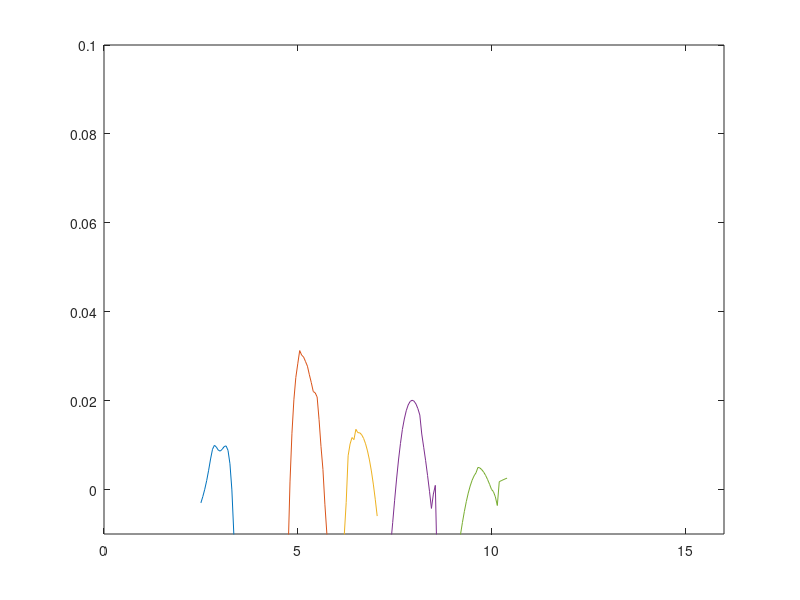

This chart was generated by the following MATLAB code: (Note: this script raises an error after producing the figure.)
clear
clc


gama2=[-0.0030046225763597813, -0.0015849218286781523, 0.00006475445656820017, 0.0020210955059044304, 0.004338130877869616, 0.006875195144951291, 0.009055741404284907, 0.009963322453357064, 0.009547087612792248, 0.008844376607177025, 0.008654360643599496, 0.009058779186916643, 0.009656550880185164, 0.009828950511718086, 0.008818341313751246, 0.005802352371605031, -0.00008141192805701978, -0.009992052159498466, -0.026217385592816295];
x2=2.5:0.05:3.4;

gama35=[-0.041068826501042106, -0.014461031890452593, 0.0017204157985628557, 0.012666184084275608, 0.020183486922365886, 0.025201497737798145, 0.02828104877482929, 0.03125972608603772, 0.030255740881942873, 0.029816979448478047, 0.028801934002338596, 0.027744576156258187, 0.02581663560810707, 0.024035064909016867, 0.02205272657935395, 0.021755084575544308, 0.02082316018198087, 0.015704507450620308, 0.009656335871772878, 0.004529370475376663, -0.003293764755582831, -0.009810432490477658, -0.019704403236755236];
x35=4.7:0.05:5.8;



gama45=[-0.05393556423657692, -0.03382317358915627, -0.02019253612818338, -0.010272115348833795, -0.0028971903420220665, 0.007602181639678916, 0.010240705304933918, 0.011698975241356598, 0.011228678045495741, 0.013551258562682121, 0.012793865143007076, 0.012767135676578207, 0.012321432241656336, 0.01149297699718635, 0.010293182511771077, 0.008686318731813957, 0.006659972220133152, 0.004178032033252095, 0.0012250029366734894, -0.002182159193699289, -0.005969454233148536];
x45=6.05:0.05:7.05;


gama5=[-0.012319192678932537, -0.007441186195431619, -0.00240787886059406, 0.0023596511540925676, 0.0066433534063296065, 0.010340795538260228, 0.013510810586740411, 0.015872365031258995, 0.017734078240536515, 0.019037299164440483, 0.01981228110078413, 0.020087219271989455, 0.019892792642456716, 0.019257362142562517, 0.018205417371464448, 0.016757779586128233, 0.012498212171615638, 0.009521033083284948, 0.006494459026759989, 0.0031524537710187457, -0.00039478019830224524, -0.004244243230122847, -0.0010066693782739744, 0.0009417868265062237, -0.018390814877171657];
x5=7.4:0.05:8.6;

gama6=[-0.01011284042534251, -0.007397738171964075, -0.004912789537631265, -0.0027028360233706597, -0.0007922902665419664, 0.0008084533607780412, 0.002097208290388884, 0.0030814625538474407, 0.0037695394392086834, 0.00498650287792558, 0.0048599410506305766, 0.004460932795503607, 0.0038937532265718258, 0.0031452706749901674, 0.0022312702807757313, 0.0011831846122251034, 0.000035821579508203084, -0.00047834750667777564, -0.0016519033276368373, -0.003595043999930604, 0.0017689407395979804, 0.001986128746783702, 0.002191730466003421, 0.0023853132145712666, 0.0025664875479846417];
x6=9.2:0.05:10.4;


% 
% gama7=[-0.013815438592909951, -0.01169600093264224, -0.009302823180174571, -0.006588669713695185, -0.0034941597077310575, 0.00005192158333312847, 0.004134211095057021, 0.008849253577889907, 0.014290146223928013, 0.020538136167898596, 0.02757122045448578, 0.03517990525402612, 0.04289259576959412, 0.050050281454845996, 0.05602973857483666, 0.06041905351386197, 0.0630783714228006, 0.06405325191194526, 0.06352492157515985, 0.061850808085101815, 0.0595868163726305, 0.057419114097246864, 0.058267482242727334, 0.05917850727951179, 0.0560063197483732, 0.056717551592602854, 0.057598167744523095, 0.05797227093910531, 0.057466521104064514, 0.05583809987577955, 0.05294517272871844, 0.04872992720245971, 0.043202868457679386, 0.036496427737649925, 0.02888741195222, 0.020792188226307236, 0.012673507601588266, 0.004905559615264473, -0.0022996841670284486, -0.008877591144281346, -0.014840094764356394, -0.020265437026979336, -0.025215059625675076, -0.02975592068829452, -0.03394683063926212, -0.037837791427195414, -0.04147068837807903, -0.044880694056282935, -0.048091314369039115, -0.05113666980685377, -0.05403274143816241];
% x7=7.5:0.05:10;
% 
% gama8=[-0.025346784736271458, -0.021848495217608982, -0.017673291923925735, -0.012631630519277924, -0.0064949476954765505, 0.001016713971308467, 0.01017020709775132, 0.02101668928350522, 0.032834782438036676, 0.043950209919251526, 0.05259244580941488, 0.05783587577305463, 0.059592474102722316, 0.05825998625463763, 0.05129631872106628, 0.04893187763970486, 0.048715357590322673, 0.05016143037914452, 0.05233233918849468, 0.053895240087657406, 0.053176853195881474, 0.052853013604319744, 0.05191166846023527, 0.049981992535273495, 0.04571428724383642, 0.039000116939947975, 0.02994596907129403, 0.01894153469877841, 0.006865569970467093, -0.0051743546794450175, -0.016334105534816186, -0.026263609067409134];
% x8=9:0.08:11.5;
% 
% gama9=[-0.02420070435862065, -0.02035287957980386, -0.016028835772968715, -0.011184472755702024, -0.005773101374638793, 0.00022183602535017264, 0.006754146112856281, 0.013684868871015428, 0.02076686962469559, 0.02765132919441238, 0.03405776923632909, 0.03969830289334404, 0.044402376391113975, 0.04808637517637964, 0.0507285900130321, 0.05234942365862182, 0.05218194265216599, 0.05002139749849672, 0.047559190820807146, 0.0451425993807678, 0.04280675994357784, 0.0408186366229004, 0.03919687422845031, 0.03800595690216791, 0.03723750654804964, 0.03686999262301056, 0.036879697522511745, 0.037242124993846326, 0.037926707888090765, 0.03888795706883624, -8.319419030363717*10^-15, 3.262664413319699*10^-17, -4.1189335610660684*10^-17, -4.157872567780533*10^-28, -1.3462047009518804*10^-29, -1.8156034636480132*10^-30, -2.379023199133115*10^-41, -1.154458398640669*10^-42, -7.267505270851978*10^-44, -1.3325554400588482*10^-54, -6.513016897958053*10^-56];
% x9=11:0.05:13;
%更大倍频的地方几乎全是0
figure
plot(x2,gama2,x35,gama35,x45,gama45,x5,gama5,x6,gama6)
axis([0 16 -0.01 0.1])
title("\theta=85 degree",FontSize=20);
xlabel("k\lambda_e",FontSize=20);
ylabel("\gamma",FontSize=20);